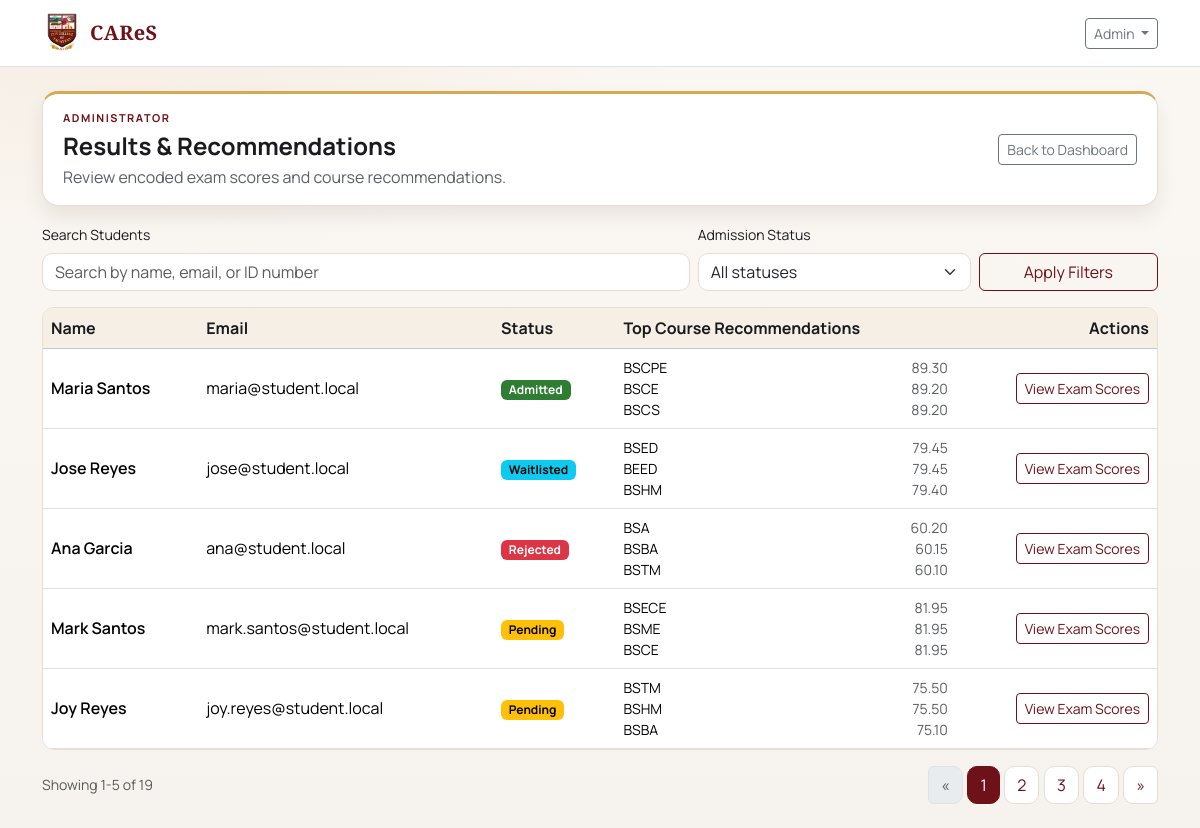
Before: /administrator/scores (signed in) with the older database file.
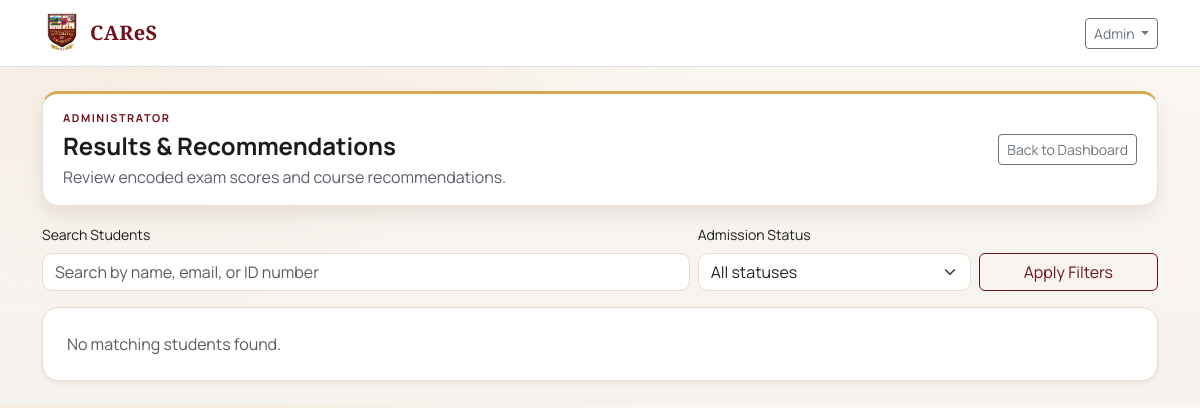
After: the same page with the newer database file.
### tables this page shows
CREATE TABLE students (
    id INT UNSIGNED AUTO_INCREMENT PRIMARY KEY,
    id_number VARCHAR(50) NULL,
    name VARCHAR(150) NOT NULL,
    email VARCHAR(150) NOT NULL UNIQUE,
    status ENUM('pending', 'admitted', 'rejected', 'waitlisted') NOT NULL DEFAULT 'pending',
    is_deleted TINYINT(1) NOT NULL DEFAULT 0,
    created_by INT UNSIGNED NULL,
    updated_by INT UNSIGNED NULL,
    created_at TIMESTAMP NOT NULL DEFAULT CURRENT_TIMESTAMP,
    updated_at TIMESTAMP NULL DEFAULT NULL ON UPDATE CURRENT_TIMESTAMP,
    deleted_at DATETIME NULL,
    UNIQUE KEY uk_students_id_number (id_number),
    CHECK (status <> 'admitted' OR id_number IS NOT NULL),
    INDEX idx_students_status (status),
    INDEX idx_students_deleted (is_deleted)
);

### app/Views/admin/scores.php (the view, shortened to what the changed rows need)
<?php
$recommendations = $recommendations ?? [];
?>
<?php if (!empty($students)): ?>
  <div class="d-none d-md-block">
    <div class="table-responsive">
      <table class="table table-hover align-middle mb-0">
        <thead class="table-light">
          <tr>
            <th>Name</th>
            <th>Email</th>
            <th>Status</th>
            <th>Top Course Recommendations</th>
            <th class="text-end">Actions</th>
          </tr>
        </thead>
        <tbody>
          <?php foreach ($students as $s): ?>
            <tr>
              <td class="fw-semibold"><?= e($s['name']) ?></td>
              <td><?= e($s['email']) ?></td>
              <td>
                <span class="badge <?= e(studentStatusBadgeClass((string)($s['status'] ?? 'pending'))) ?>">
                  <?= e(ucfirst((string)($s['status'] ?? 'pending'))) ?>
                </span>
              </td>
              <td>
                <?php $recs = $recommendations[(int)$s['id']] ?? []; ?>
                <?php if (!empty($recs)): ?>
                  <?php foreach ($recs as $rec): ?>
                    <div class="d-flex justify-content-between small">
                      <span><?= e($rec['course_code']) ?></span>
                      <span class="text-muted"><?= e(number_format((float)$rec['total_score'], 2)) ?></span>
                    </div>
                  <?php endforeach; ?>
                <?php else: ?>
                  <span class="text-muted small">No recommendations</span>
                <?php endif; ?>
              </td>
              <td class="text-end">
                <a class="btn btn-outline-primary btn-sm" href="<?= e(BASE_PATH) ?>/administrator/scores/view?id=<?= (int)$s['id'] ?>">View Exam Scores</a>
              </td>
            </tr>
          <?php endforeach; ?>
        </tbody>
      </table>
    </div>
  </div>
<?php else: ?>
  <div class="card shadow-sm">
    <div class="card-body text-muted">No matching students found.</div>
  </div>
<?php endif; ?>
<?php
$pagination = $pagination ?? null;
require __DIR__ . '/../partials/pagination.php';
?>

### app/Views/partials/pagination.php (shortened to what the changed rows need)
<?php
$pagination = $pagination ?? null;
$page = (int)($pagination['page'] ?? 1);
$pages = (int)($pagination['pages'] ?? 1);
$total = (int)($pagination['total'] ?? 0);
$from = (int)($pagination['from'] ?? 0);
$to = (int)($pagination['to'] ?? 0);
$basePath = (string)($pagination['basePath'] ?? '');
$query = $pagination['query'] ?? [];
if ($total <= 0) {
    return;
}
$query = array_filter($query, static fn($value) => $value !== '' && $value !== null);
$buildUrl = static function (int $targetPage) use ($basePath, $query): string {
    $params = $query;
    if ($targetPage > 1) {
        $params['page'] = $targetPage;
    } else {
        unset($params['page']);
    }
    $qs = http_build_query($params);
    return e(BASE_PATH . $basePath . ($qs !== '' ? ('?' . $qs) : ''));
};
$window = 2;
$start = max(1, $page - $window);
$end = min($pages, $page + $window);
?>
<div class="d-flex flex-wrap gap-2 align-items-center justify-content-between mt-3">
  <div class="text-muted small">
    Showing <?= e((string)$from) ?>-<?= e((string)$to) ?> of <?= e((string)$total) ?>
  </div>
  <nav aria-label="Pagination">
    <ul class="pagination mb-0">
      <li class="page-item <?= $page <= 1 ? 'disabled' : '' ?>">
        <a class="page-link" href="<?= $page <= 1 ? '#' : $buildUrl($page - 1) ?>" aria-label="Previous">
          &laquo;
        </a>
      </li>
      <?php for ($i = $start; $i <= $end; $i++): ?>
        <li class="page-item <?= $i === $page ? 'active' : '' ?>">
          <a class="page-link" href="<?= $i === $page ? '#' : $buildUrl($i) ?>"><?= e((string)$i) ?></a>
        </li>
      <?php endfor; ?>
      <?php if ($end < $pages): ?>
        <li class="page-item">
          <a class="page-link" href="<?= $buildUrl($pages) ?>"><?= e((string)$pages) ?></a>
        </li>
      <?php endif; ?>
      <li class="page-item <?= $page >= $pages ? 'disabled' : '' ?>">
        <a class="page-link" href="<?= $page >= $pages ? '#' : $buildUrl($page + 1) ?>" aria-label="Next">
          &raquo;
        </a>
      </li>
    </ul>
  </nav>
</div>

Changed rows visible on the page:
removed students: name "Maria Santos", email "maria@student.local", status "Admitted", course_code "BSCPE", total_score "89.30", course_code "BSCE", total_score "89.20", course_code "BSCS"
removed students: name "Jose Reyes", email "jose@student.local", status "Waitlisted", course_code "BSED", total_score "79.45", course_code "BEED", course_code "BSHM", total_score "79.40"
removed students: name "Ana Garcia", email "ana@student.local", status "Rejected", course_code "BSA", total_score "60.20", course_code "BSBA", total_score "60.15", course_code "BSTM", total_score "60.10"
removed students: name "Mark Santos", email "mark.santos@student.local", status "Pending", course_code "BSECE", total_score "81.95", course_code "BSME", course_code "BSCE"
removed students: name "Joy Reyes", email "joy.reyes@student.local", status "Pending", course_code "BSTM", total_score "75.50", course_code "BSHM", course_code "BSBA", total_score "75.10"
Other visible differences:
$from: "1" → (not shown)
$to: "5" → (not shown)
$total: "19" → (not shown)
$pages: "4" → (not shown)
text no longer shown: "Name Email Status Top Course Recommendations Actions Showing - of « »"
text now shown: "No matching students found."
list line gone: "1"
list line gone: "2"
list line gone: "3"
